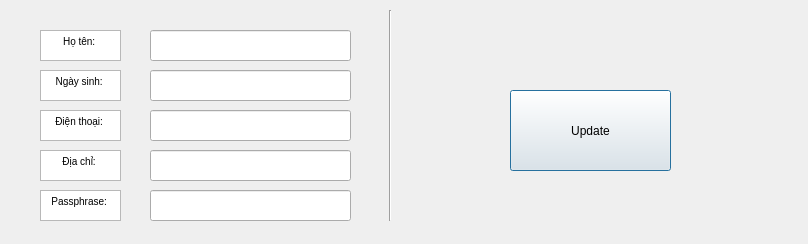
<?xml version="1.0" encoding="UTF-8"?>
<ui version="4.0">
 <class>UpdateInfo</class>
 <widget class="QDialog" name="UpdateInfo">
  <property name="geometry">
   <rect>
    <x>0</x>
    <y>0</y>
    <width>808</width>
    <height>244</height>
   </rect>
  </property>
  <property name="windowTitle">
   <string>Update Infomations</string>
  </property>
  <widget class="QPushButton" name="ConfirmInfo_button">
   <property name="geometry">
    <rect>
     <x>510</x>
     <y>90</y>
     <width>161</width>
     <height>81</height>
    </rect>
   </property>
   <property name="text">
    <string>Update</string>
   </property>
  </widget>
  <widget class="Line" name="line">
   <property name="geometry">
    <rect>
     <x>380</x>
     <y>10</y>
     <width>21</width>
     <height>211</height>
    </rect>
   </property>
   <property name="orientation">
    <enum>Qt::Vertical</enum>
   </property>
  </widget>
  <widget class="QTextBrowser" name="textBrowser">
   <property name="geometry">
    <rect>
     <x>40</x>
     <y>30</y>
     <width>81</width>
     <height>31</height>
    </rect>
   </property>
   <property name="html">
    <string>&lt;!DOCTYPE HTML PUBLIC &quot;-//W3C//DTD HTML 4.0//EN&quot; &quot;http://www.w3.org/TR/REC-html40/strict.dtd&quot;&gt;
&lt;html&gt;&lt;head&gt;&lt;meta name=&quot;qrichtext&quot; content=&quot;1&quot; /&gt;&lt;style type=&quot;text/css&quot;&gt;
p, li { white-space: pre-wrap; }
&lt;/style&gt;&lt;/head&gt;&lt;body style=&quot; font-family:'MS Shell Dlg 2'; font-size:7.8pt; font-weight:400; font-style:normal;&quot;&gt;
&lt;p align=&quot;center&quot; style=&quot; margin-top:0px; margin-bottom:0px; margin-left:0px; margin-right:0px; -qt-block-indent:0; text-indent:0px;&quot;&gt;Họ tên: &lt;/p&gt;&lt;/body&gt;&lt;/html&gt;</string>
   </property>
  </widget>
  <widget class="QTextBrowser" name="textBrowser_2">
   <property name="geometry">
    <rect>
     <x>40</x>
     <y>70</y>
     <width>81</width>
     <height>31</height>
    </rect>
   </property>
   <property name="html">
    <string>&lt;!DOCTYPE HTML PUBLIC &quot;-//W3C//DTD HTML 4.0//EN&quot; &quot;http://www.w3.org/TR/REC-html40/strict.dtd&quot;&gt;
&lt;html&gt;&lt;head&gt;&lt;meta name=&quot;qrichtext&quot; content=&quot;1&quot; /&gt;&lt;style type=&quot;text/css&quot;&gt;
p, li { white-space: pre-wrap; }
&lt;/style&gt;&lt;/head&gt;&lt;body style=&quot; font-family:'MS Shell Dlg 2'; font-size:7.8pt; font-weight:400; font-style:normal;&quot;&gt;
&lt;p align=&quot;center&quot; style=&quot; margin-top:0px; margin-bottom:0px; margin-left:0px; margin-right:0px; -qt-block-indent:0; text-indent:0px;&quot;&gt;Ngày sinh: &lt;/p&gt;&lt;/body&gt;&lt;/html&gt;</string>
   </property>
  </widget>
  <widget class="QTextBrowser" name="textBrowser_3">
   <property name="geometry">
    <rect>
     <x>40</x>
     <y>110</y>
     <width>81</width>
     <height>31</height>
    </rect>
   </property>
   <property name="html">
    <string>&lt;!DOCTYPE HTML PUBLIC &quot;-//W3C//DTD HTML 4.0//EN&quot; &quot;http://www.w3.org/TR/REC-html40/strict.dtd&quot;&gt;
&lt;html&gt;&lt;head&gt;&lt;meta name=&quot;qrichtext&quot; content=&quot;1&quot; /&gt;&lt;style type=&quot;text/css&quot;&gt;
p, li { white-space: pre-wrap; }
&lt;/style&gt;&lt;/head&gt;&lt;body style=&quot; font-family:'MS Shell Dlg 2'; font-size:7.8pt; font-weight:400; font-style:normal;&quot;&gt;
&lt;p align=&quot;center&quot; style=&quot; margin-top:0px; margin-bottom:0px; margin-left:0px; margin-right:0px; -qt-block-indent:0; text-indent:0px;&quot;&gt;Điện thoại: &lt;/p&gt;&lt;/body&gt;&lt;/html&gt;</string>
   </property>
  </widget>
  <widget class="QTextBrowser" name="textBrowser_4">
   <property name="geometry">
    <rect>
     <x>40</x>
     <y>150</y>
     <width>81</width>
     <height>31</height>
    </rect>
   </property>
   <property name="html">
    <string>&lt;!DOCTYPE HTML PUBLIC &quot;-//W3C//DTD HTML 4.0//EN&quot; &quot;http://www.w3.org/TR/REC-html40/strict.dtd&quot;&gt;
&lt;html&gt;&lt;head&gt;&lt;meta name=&quot;qrichtext&quot; content=&quot;1&quot; /&gt;&lt;style type=&quot;text/css&quot;&gt;
p, li { white-space: pre-wrap; }
&lt;/style&gt;&lt;/head&gt;&lt;body style=&quot; font-family:'MS Shell Dlg 2'; font-size:7.8pt; font-weight:400; font-style:normal;&quot;&gt;
&lt;p align=&quot;center&quot; style=&quot; margin-top:0px; margin-bottom:0px; margin-left:0px; margin-right:0px; -qt-block-indent:0; text-indent:0px;&quot;&gt;Địa chỉ: &lt;/p&gt;&lt;/body&gt;&lt;/html&gt;</string>
   </property>
  </widget>
  <widget class="QTextBrowser" name="textBrowser_5">
   <property name="geometry">
    <rect>
     <x>40</x>
     <y>190</y>
     <width>81</width>
     <height>31</height>
    </rect>
   </property>
   <property name="html">
    <string>&lt;!DOCTYPE HTML PUBLIC &quot;-//W3C//DTD HTML 4.0//EN&quot; &quot;http://www.w3.org/TR/REC-html40/strict.dtd&quot;&gt;
&lt;html&gt;&lt;head&gt;&lt;meta name=&quot;qrichtext&quot; content=&quot;1&quot; /&gt;&lt;style type=&quot;text/css&quot;&gt;
p, li { white-space: pre-wrap; }
&lt;/style&gt;&lt;/head&gt;&lt;body style=&quot; font-family:'MS Shell Dlg 2'; font-size:7.8pt; font-weight:400; font-style:normal;&quot;&gt;
&lt;p align=&quot;center&quot; style=&quot; margin-top:0px; margin-bottom:0px; margin-left:0px; margin-right:0px; -qt-block-indent:0; text-indent:0px;&quot;&gt;Passphrase: &lt;/p&gt;&lt;/body&gt;&lt;/html&gt;</string>
   </property>
  </widget>
  <widget class="QLineEdit" name="passphrase_change">
   <property name="geometry">
    <rect>
     <x>150</x>
     <y>190</y>
     <width>201</width>
     <height>31</height>
    </rect>
   </property>
   <property name="echoMode">
    <enum>QLineEdit::Password</enum>
   </property>
   <property name="readOnly">
    <bool>false</bool>
   </property>
  </widget>
  <widget class="QLineEdit" name="InputName">
   <property name="geometry">
    <rect>
     <x>150</x>
     <y>30</y>
     <width>201</width>
     <height>31</height>
    </rect>
   </property>
   <property name="echoMode">
    <enum>QLineEdit::Normal</enum>
   </property>
   <property name="readOnly">
    <bool>false</bool>
   </property>
  </widget>
  <widget class="QLineEdit" name="InputDoB">
   <property name="geometry">
    <rect>
     <x>150</x>
     <y>70</y>
     <width>201</width>
     <height>31</height>
    </rect>
   </property>
   <property name="echoMode">
    <enum>QLineEdit::Normal</enum>
   </property>
   <property name="readOnly">
    <bool>false</bool>
   </property>
  </widget>
  <widget class="QLineEdit" name="InputPhoneNum">
   <property name="geometry">
    <rect>
     <x>150</x>
     <y>110</y>
     <width>201</width>
     <height>31</height>
    </rect>
   </property>
   <property name="echoMode">
    <enum>QLineEdit::Normal</enum>
   </property>
   <property name="readOnly">
    <bool>false</bool>
   </property>
  </widget>
  <widget class="QLineEdit" name="InputAddress">
   <property name="geometry">
    <rect>
     <x>150</x>
     <y>150</y>
     <width>201</width>
     <height>31</height>
    </rect>
   </property>
   <property name="echoMode">
    <enum>QLineEdit::Normal</enum>
   </property>
   <property name="readOnly">
    <bool>false</bool>
   </property>
  </widget>
 </widget>
 <resources/>
 <connections/>
</ui>
